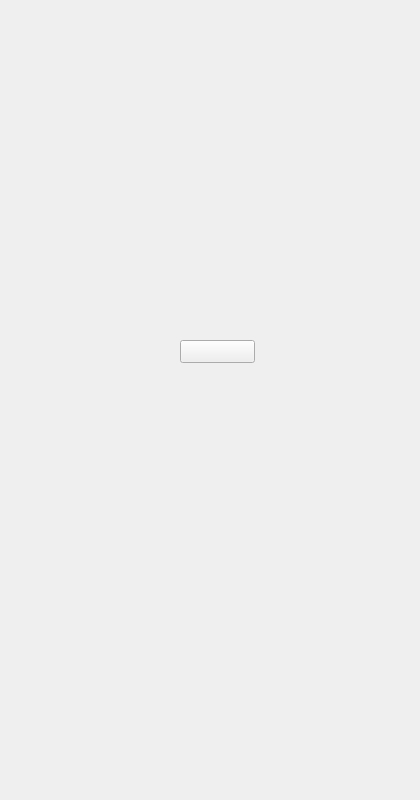
<?xml version="1.0" encoding="UTF-8"?>
<ui version="4.0">
 <class>MainWindow</class>
 <widget class="QMainWindow" name="MainWindow">
  <property name="geometry">
   <rect>
    <x>0</x>
    <y>0</y>
    <width>420</width>
    <height>800</height>
   </rect>
  </property>
  <property name="windowTitle">
   <string>MainWindow</string>
  </property>
  <widget class="QWidget" name="centralwidget">
   <widget class="QLabel" name="label">
    <property name="geometry">
     <rect>
      <x>0</x>
      <y>0</y>
      <width>420</width>
      <height>800</height>
     </rect>
    </property>
    <property name="pixmap">
     <pixmap>../Images/Tasty Tricks Main.png</pixmap>
    </property>
    <property name="scaledContents">
     <bool>true</bool>
    </property>
   </widget>
   <widget class="QPushButton" name="pushButton">
    <property name="geometry">
     <rect>
      <x>180</x>
      <y>340</y>
      <width>75</width>
      <height>23</height>
     </rect>
    </property>
    <property name="text">
     <string/>
    </property>
   </widget>
  </widget>
 </widget>
 <resources/>
 <connections/>
</ui>
